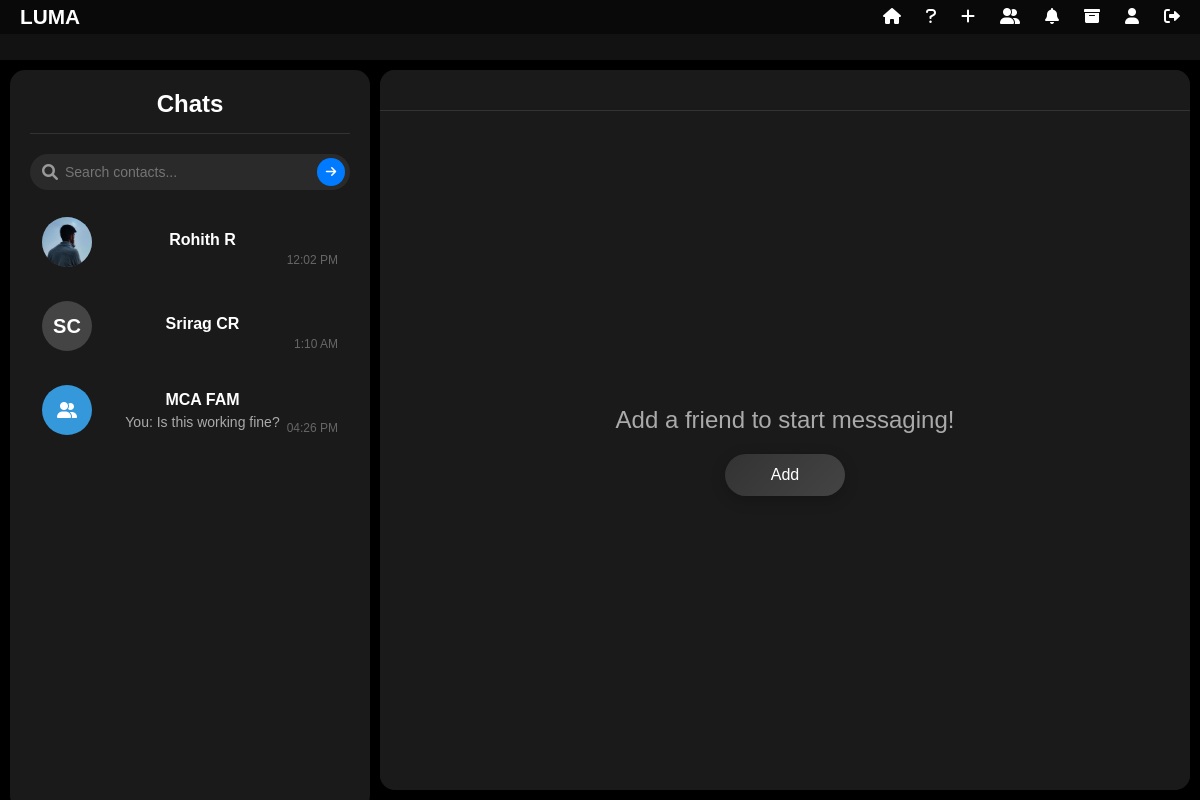
Page /chats/ (signed in) on the earlier database version.
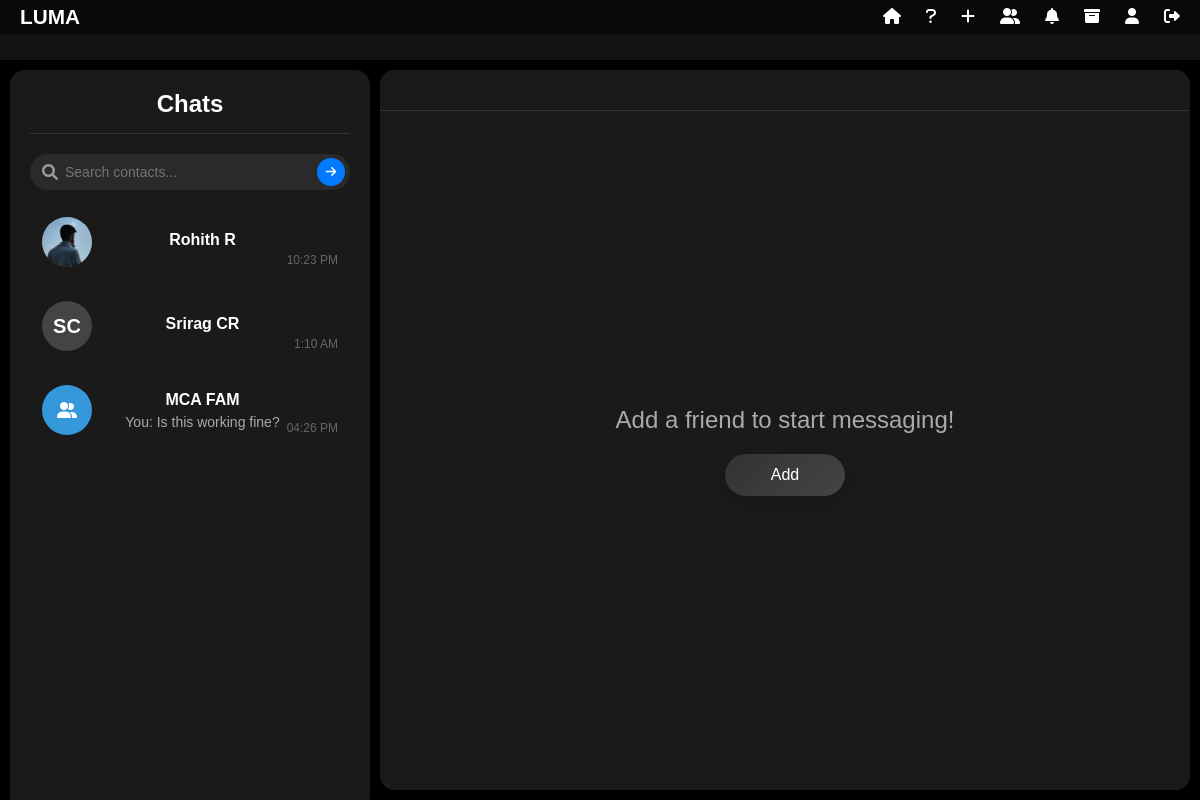
Same page on the later database version.
### chat/models.py (models this page shows, shortened)
class Chat(models.Model):
    sender = models.ForeignKey(User, related_name='sender_chats', on_delete=models.CASCADE)
    recipient = models.ForeignKey(User, related_name='recipient_chats', on_delete=models.CASCADE)
    created_at = models.DateTimeField(auto_now_add=True)
    updated_at = models.DateTimeField(auto_now=True)
    archived_by = models.ManyToManyField(User, related_name='archived_chats', blank=True)
    class Meta:
        db_table = 'chat_chat'

class User(AbstractBaseUser):
    first_name = models.CharField(max_length=30)
    last_name = models.CharField(max_length=30)
    username = models.CharField(max_length=30, unique=True)
    email = models.EmailField(unique=True)
    profile_picture = models.ImageField(upload_to='profile_pics', blank=True, null=True)  # Removed trailing slash
    created_at = models.DateTimeField(auto_now_add=True)
    is_active = models.BooleanField(default=True)
    is_admin = models.BooleanField(default=False)
    is_banned = models.BooleanField(default=False)
    ban_expiry = models.DateTimeField(null=True, blank=True)
    ban_reason = models.TextField(blank=True, null=True)
    objects = UserManager()
    USERNAME_FIELD = 'username'
    REQUIRED_FIELDS = ['email', 'first_name', 'last_name']
    class Meta:
        db_table = 'chat_user'
    def is_currently_banned(self):
        if not self.is_banned:
            return False
        if self.ban_expiry and timezone.now() > self.ban_expiry:
            self.unban_user()
            return False
        return True

### chat/views.py (the view)
# urls.py: path('chats/', views.chat_list, name='chat_list'),
@login_required
def chat_list(request):
    print(f"Current user: {request.user.username}")
    print(f"User ID: {request.user.id}")
    chats = Chat.objects.filter(
        Q(sender=request.user) | Q(recipient=request.user)
    ).exclude(
        Q(sender__in=BlockedUser.objects.filter(blocked=request.user).values('blocker')) |
        Q(recipient__in=BlockedUser.objects.filter(blocked=request.user).values('blocker'))
    ).exclude(
        archived_by=request.user
    ).order_by('-updated_at')
    for chat in chats:
        other_user = chat.recipient if chat.sender == request.user else chat.sender
        unread_count = Message.objects.filter(
            chat=chat,
            sender=other_user,
            deleted_for_everyone=False  # Exclude messages deleted for everyone
        ).exclude(read_by=request.user).count()
        chat.unread_count = unread_count
        last_message = chat.messages.filter(
            deleted_for_everyone=False
        ).order_by('-sent_at').first()
        if last_message:
            chat.last_message = last_message.content
        else:
            chat.last_message = "No messages yet"
        chat.sender_profile_pic = chat.sender.profile_picture.url if chat.sender.profile_picture else None
        chat.recipient_profile_pic = chat.recipient.profile_picture.url if chat.recipient.profile_picture else None
    print(f"Number of chats found: {chats.count()}")
    all_chats = Chat.objects.all()
    print(f"Total chats in database: {all_chats.count()}")
    for chat in all_chats:
        print(f"Chat ID: {chat.id}")
        print(f"Sender: {chat.sender.username} (ID: {chat.sender.id})")
        print(f"Recipient: {chat.recipient.username} (ID: {chat.recipient.id})")
        print("---")
    print("\nUser's chats:")
    for chat in chats:
        print(f"Chat ID: {chat.id}")
        print(f"Sender: {chat.sender.username}")
        print(f"Recipient: {chat.recipient.username}")
        print(f"Latest message: {chat.last_message}")
        print("---")
    return render(request, 'chat.html', {
        'chats': chats,
        'active_chat': None,
        'current_user': request.user
    })

### templates/chat.html (shortened to what the changed rows need)
{% extends "base.html" %}
{% load tz %}
{% load chat_filters %}
{% load static %}
{% block content %}
<link
  href="https://cdnjs.cloudflare.com/ajax/libs/font-awesome/6.0.0/css/all.min.css"
  rel="stylesheet"
/>
<div class="chat-container">
  <div class="chat-list-panel">
    <div class="chat-list">
      {% if chats %}
        {% for chat in chats %}
        <div
          class="chat-item {% if active_chat and chat.id == active_chat.id %} active {% endif %}{% if chat.unread_count > 0 %} has-unread {% endif %}"
          data-chat-url="{% url 'chat_detail' chat.id %}"
          data-chat-id="{{ chat.id }}"
          onclick="loadChat(this, event)">
          <div class="chat-item-pfp">
            {% if chat.sender == request.user %}
              {% if chat.recipient_profile_pic %}
                <img
                  src="{{ chat.recipient_profile_pic }}"
                  alt="Profile Picture"
                  class="pfp-image"
                  onerror="this.style.display='none'; this.nextElementSibling.style.display='flex';"
                />
              {% else %}
                <div class="pfp-initials">
                  {{ chat.recipient.first_name|slice:":1" }}{{ chat.recipient.last_name|slice:":1" }}
                </div>
              {% endif %}
            {% endif %}
          </div>
          <div class="chat-item-details">
            <div class="chat-item-name"
                 data-first-name="{% if chat.sender == request.user %}{{ chat.recipient.first_name }}{% else %}{{ chat.sender.first_name }}{% endif %}"
                 data-last-name="{% if chat.sender == request.user %}{{ chat.recipient.last_name }}{% else %}{{ chat.sender.last_name }}{% endif %}">
              {% if chat.sender == request.user %}
                {{ chat.recipient.first_name }} {{ chat.recipient.last_name }}
              {% else %}
                {{ chat.sender.first_name }} {{ chat.sender.last_name }}
              {% endif %}
            </div>
          </div>
          <div class="chat-item-time">
            {{ chat.updated_at|localtime|date:"g:i A" }}
          </div>
        </div>
        {% endfor %}
      {% else %}
        <div style="text-align: center; color: #666; padding: 20px;">
          No chats yet. Add a friend to start chatting!
        </div>
      {% endif %}
    </div>
  </div>
</div>
{% endblock %}

Differences in the rows shown:
changed Chat "Rohith": updated_at "12:02 PM" → "10:23 PM"
